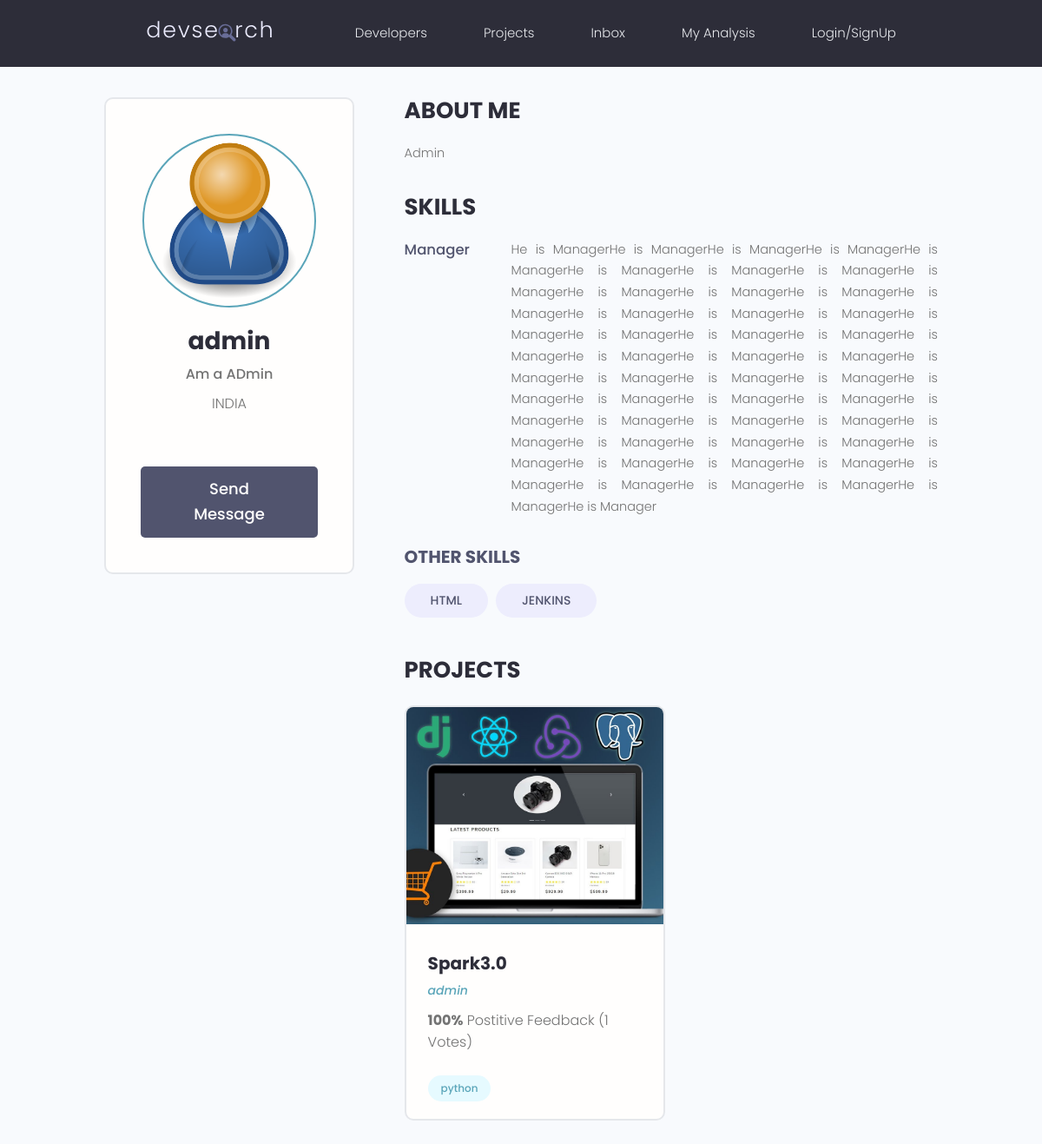
Page /profile/e3d5d7f6-9c65-4e61-8e00-641a0b42bcf3 on the committed database.
### users/models.py (models this page shows)
class Profile(models.Model):
    user = models.OneToOneField(User, on_delete=models.CASCADE, null=True, blank=True)
    name = models.CharField(max_length=255, blank=True, null=True)
    email = models.EmailField(max_length=500, blank=True, null=True)
    username = models.CharField(max_length=500, blank=True, null=True)
    location = models.CharField(max_length=500, blank=True, null=True)
    short_intro = models.CharField(max_length=1024,blank=True, null=True)
    bio = models.TextField(blank=True, null=True)
    profile_image = models.ImageField(blank=True, null=True, upload_to='profiles/', default='profiles/user-default.png')
    social_github= models.CharField(max_length=255, blank=True, null=True)
    social_twitter = models.CharField(max_length=255, blank=True, null=True)
    social_linkedin = models.CharField(max_length=255, blank=True, null=True)
    social_youtube = models.CharField(max_length=255, blank=True, null=True)
    social_website = models.CharField(max_length=255, blank=True, null=True)
    created = models.DateTimeField(auto_now_add=True)
    id = models.UUIDField(default=uuid.uuid4, unique=True,
                          primary_key=True, editable=False)
    def __str__(self) -> str:
        return str(self.username)

class Skill(models.Model):
    owner = models.ForeignKey(
        Profile, on_delete=models.CASCADE, null=True, blank=True)
    name = models.CharField(max_length=200, blank=True, null=True)
    description = models.TextField(null=True, blank=True)
    created = models.DateTimeField(auto_now_add=True)
    id = models.UUIDField(default=uuid.uuid4, unique=True,
                          primary_key=True, editable=False)
    def __str__(self) -> str:
        return str(self.name)

### projects/models.py (models this page shows, shortened)
class Project(models.Model):
    owner = models.ForeignKey(Profile, null=True, blank=True, on_delete=models.SET_NULL)
    id = models.UUIDField(default=uuid.uuid4, unique=True, primary_key=True, editable=False)
    title = models.CharField(max_length=255)
    description = models.TextField(null=True, blank=True)
    featured_image = models.ImageField(null=True, blank=True, default="default.jpg")
    demo_link = models.CharField(max_length=2000, null=True, blank=True)
    source_link = models.CharField(max_length=2000, null=True, blank=True)
    tags = models.ManyToManyField('Tag', blank=True)
    vote_total = models.IntegerField(default=0, null=True, blank=True)
    vote_ratio = models.IntegerField(default=0, null=True, blank=True)
    created = models.DateTimeField(auto_now_add=True) # create a timestamp automatically

class Tag(models.Model):
    name = models.CharField(max_length=255)
    created = models.DateTimeField(auto_now_add=True)
    id = models.UUIDField( default=uuid.uuid4, primary_key=True, unique=True, editable=False)
    def __str__(self) -> str:
        return self.name

### users/views.py (the view)
# urls.py: path('profile/<str:pk>', userProfiles, name='user-profile'),
def userProfiles (request,pk):
    profile = Profile.objects.get(id=pk)
    top_skills = profile.skill_set.exclude(description__exact = "")
    other_skills = profile.skill_set.filter(description="")
    print(profile)
    context = {
        'profile': profile ,
        "topskills": top_skills,
        "otherskills": other_skills
    }
    print(context)
    return render(request, 'users/user-profile.html', context = context)

### users/templates/users/user-profile.html (shortened to what this page needs)
{% extends 'main.html' %}
{% block content %}
<main class="profile my-md">
    <div class="container">
      <div class="layout">
        <div class="column column--1of3">
          <div class="card text-center">
            <div class="card__body dev">
              <img class="avatar avatar--xl" src="{{ profile.profile_image.url }}" />
              <h2 class="dev__name">{{ profile.username }}</h2>
              <p class="dev__title">{{profile.short_intro}}</p>
              <p class="dev__location">{{ profile.location}}</p>
              <a href="#" class="btn btn--sub btn--lg">Send Message </a>
            </div>
          </div>
        </div>
        <div class="column column--2of3">
          <div class="devInfo">
            <h3 class="devInfo__title">About Me</h3>
            <p class="devInfo__about">
              {{ profile.bio }}
            </p>
          </div>
          <div class="devInfo">
              <h3 class="devInfo__title">Skills</h3>
              <div class="devInfo__skills">
            {% for skill in topskills %}
                  <div class="devSkill">
                <h4 class="devSkill__title">{{ skill.name }}</h4>
                <p class="devSkill__info">
                        {{ skill.description}}
                </p>
            </div>
            {% endfor %}
              <h3 class="devInfo__subtitle">Other Skills</h3>
              <div class="devInfo__otherSkills">
                {% for skill in otherskills %}
                <span class="tag tag--pill tag--sub tag--lg">
                  <small>{{ skill }}</small>
                </span>
                {% endfor %}
              </div>
            </div>
          </div>
          <div class="devInfo">
            <h3 class="devInfo__title">Projects</h3>
            <div class="grid grid--two">
            {% for project in profile.project_set.all  %}
              <div class="column">
                <div class="card project">
                  <a href="{% url 'project' project.id  %}" class="project">
                    <img class="project__thumbnail" src="{{project.featured_image.url}}" alt="project thumbnail" />
                    <div class="card__body">
                      <h3 class="project__title">{{ project.title}}</h3>
                      <p><a class="project__author" href="#">{{ project.owner}}</a></p>
                      <p class="project--rating">
                        <span style="font-weight: bold;">{{ project.vote_ratio}}%</span> Postitive
                        Feedback ({{ project.vote_total}} Votes)
                      </p>
                      <div class="project__tags">
                          {% for tag in project.tags.all %}
                        <span class="tag tag--pill tag--main">
                          <small>{{ tag }}</small>
                        </span>
                        {% endfor %}
                      </div>
                    </div>
                  </a>
                </div>
              </div>
              {% endfor %}
            </div>
          </div>
        </div>
      </div>
    </div>
  </main>
{% endblock content %}

### static/styles/app.css (style rules this page uses)
:root { --color-sub: #2d2d39; }
.btn--sub { background-color: var(--color-sub-light); }
.card { border: 2px solid var(--color-light); }
img { width: 100%; }
.profile .card > .dev { padding: 4rem; }
.dev__name { color: var(--color-sub); font-size: 2.8rem; font-weight: 700; margin-top: 1rem; margin-bottom: 0.5rem; }
.dev__title { font-size: 1.6rem; font-weight: 500; line-height: 1.3; }
.dev__location { margin-top: 1rem; }
.devInfo { margin-bottom: 3rem; }
.devInfo__title, .devInfo__subtitle { font-size: 2.6rem; color: var(--color-sub); text-transform: uppercase; font-weight: 700; margin-bottom: 1.5rem; }
.devInfo__subtitle { font-size: 2rem; color: var(--color-sub-light); }
.devInfo__about, .devSkill__info { font-size: 1.45rem; line-height: 1.7; text-align: justify; }
.devSkill { margin-bottom: 3rem; }
.devSkill__title { font-size: 1.65rem; font-weight: 500; color: var(--color-sub-light); }
@media screen and (min-width: 700px) { .devSkill { display: flex; justify-content: space-between; gap: 3rem; } }
@media screen and (min-width: 700px) { .devSkill__info { flex-basis: 80%; } }
.project__author { font-size: 1.4rem; font-style: italic; }
.project--rating { margin-bottom: 1.6em; margin-top: .5em; }
.project__thumbnail { height: 25rem; object-fit: cover; object-position: top center; }
.project__title { font-size: 2rem; font-weight: 700; color: var(--color-sub); }

### static/uikit/styles/modules/_variables.css (style rules this page uses)
:root { --color-main: #5aa5b9; --color-main-light: #e6faff; --color-sub: #3f4156; --color-sub-light: #51546e; --color-sub-lighter: #ededfd; --color-text: #737373; --color-gray: #8b8b8b; --color-light: #e5e7eb; --color-light-gray: #767676; --color-bg: #f8fafd; --color-white: #fffefd; --color-white-light: #f3f3f3; --color-success: #359e64; --color-success-bg: #def8e8; --color-error: #fc4b0b; --color-error-bg: #fff2ee; --font-base: 'Poppins', arial, helvetica, 'Segoe UI', roboto, ubuntu, sans-serif; --font-monospace: 'Fira Code', 'Courier New', courier, monospace; --font-regular: 300; --font-medium: 500; --font-bold: 700; --generic-shadow: 1px 1px 5px #00000010; --generic-transition: all 0.3s ease-in-out; }

### static/uikit/styles/modules/_base.css (style rules this page uses)
* { margin: 0; padding: 0; box-sizing: border-box; text-rendering: optimizeLegibility; color: inherit; font-size: inherit; }
html { font-size: 50%; }
@media only screen and (min-width: 480px) { html { font-size: 56.25%; } }
@media only screen and (min-width: 1200px) { html { font-size: 62.5%; } }
body { line-height: 1.6; font-weight: 400; font-size: 1.5rem; color: var(--color-text); background-color: var(--color-bg); min-height: 100vh; }

### static/uikit/styles/modules/_typography.css (style rules this page uses)
* { font-family: var(--font-base); }
h2 { font-size: 3.6rem; font-weight: var(--font-bold); }
h3 { font-size: 3.2rem; font-weight: var(--font-medium); }
h4 { font-size: 2.8rem; font-weight: var(--font-medium); }
p, span, strong { font-size: 1.6rem; color: var(--color-text); font-weight: var(--font-regular); }
a { padding-bottom: 2px; text-decoration: none; display: inline-block; color: var(--color-main); font-weight: var(--font-medium); }

### static/uikit/styles/modules/_utilities.css (style rules this page uses)
.container { width: 92%; max-width: 165rem; margin: 0 auto; box-sizing: border-box; }
@media screen and (min-width: 1000px) { .container { width: 90%; } }
@media screen and (min-width: 1200px) { .container { width: 80%; } }
.text-center { text-align: center; }
.my-md { margin: 3rem auto; }

### static/uikit/styles/modules/_avatar.css (style rules this page uses)
.avatar { border-radius: 50%; border: 2px solid var(--color-main); object-fit: cover; }
.avatar--xl { height: 20rem; width: 20rem; }

### static/uikit/styles/modules/_button.css (style rules this page uses)
.btn { display: inline-block; position: relative; cursor: pointer; background-color: var(--color-light); font-weight: var(--font-medium); color: var(--color-sub); text-decoration: none; padding: 1rem 2rem; border-radius: 0.5rem; border: none; width: -webkit-fit-content; width: -moz-fit-content; width: fit-content; height: -webkit-fit-content; height: -moz-fit-content; height: fit-content; font-size: 1.6rem; outline-width: 0; outline-color: transparent; -webkit-backface-visibility: hidden; backface-visibility: hidden; transition: all 0.3s ease-in-out; }
.btn--sub { background-color: var(--color-sub); color: var(--color-white); }
.btn--lg { font-size: 1.8rem; padding: 1.2rem 4.5rem; }

### static/uikit/styles/modules/_card.css (style rules this page uses)
.card { border-radius: 1rem; background-color: var(--color-white); border: 1.5px solid var(--color-light); width: auto; height: auto; margin-top: 0.5rem; margin-bottom: 0.5rem; overflow: hidden; }
.card__body, .card__header { padding: 2rem 2.5rem; }

### rows in the picture
Profile: profile_image (placeholder picture), username "admin", short_intro "Am a ADmin", location "INDIA", bio "Admin"
Skill: name "Manager", description "He is ManagerHe is ManagerHe is ManagerHe is ManagerHe is ManagerHe is ManagerHe is ManagerHe is ManagerHe is ManagerHe is ManagerHe is ManagerHe is ManagerHe is ManagerHe is ManagerHe is ManagerHe is ManagerHe is ManagerHe is ManagerHe is ManagerHe is ManagerHe is ManagerHe is ManagerHe is ManagerHe is ManagerHe is ManagerHe is ManagerHe is ManagerHe is ManagerHe is ManagerHe is ManagerHe is ManagerHe is ManagerHe is ManagerHe is ManagerHe is ManagerHe is ManagerHe is ManagerHe is ManagerHe is ManagerHe is ManagerHe is ManagerHe is ManagerHe is ManagerHe is ManagerHe is ManagerHe is ManagerHe is ManagerHe is ManagerHe is ManagerHe is Manager"
Skill: name "HTML"
Skill: name "JENKINS"
Project: featured_image (picture), title "Spark3.0", owner "admin", vote_ratio "100", vote_total "1"
Tag: name "python"
